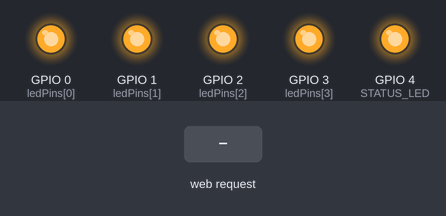
The sketch below on a simulated ESP8266 (NodeMCU). Parts: output pins drawn as LEDs (lit = HIGH). Inputs (shaded band) come from the test bench. WiFi joins after 1.5 s; servers stay silent unless stated; what the sketch prints to the serial monitor is not drawn.

Above: at 3.2 s.
3.3 s: HTTP request GET /led1 received
At 3.8 s:
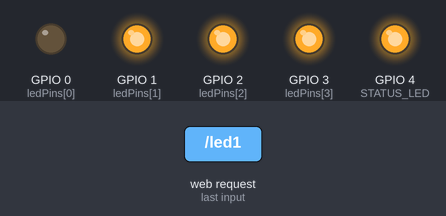
4.8 s: HTTP request GET /led2 received
At 6.0 s:
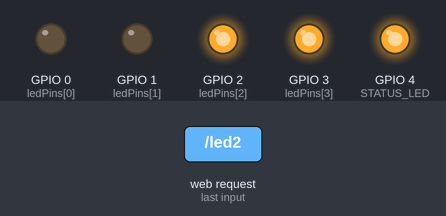
6.3 s: HTTP request GET /led3 received
At 7.2 s:
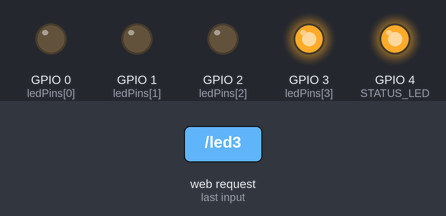
7.8 s: HTTP request GET /led4 received
At 8.4 s:
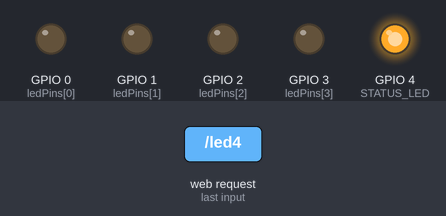
9.3 s: HTTP request GET /led1 received
At 10.5 s:
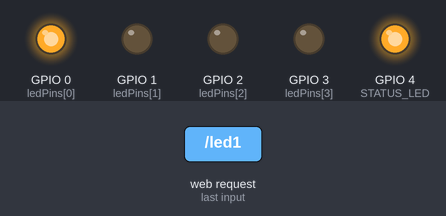
10.8 s: HTTP request GET /led2 received
At 11.9 s:
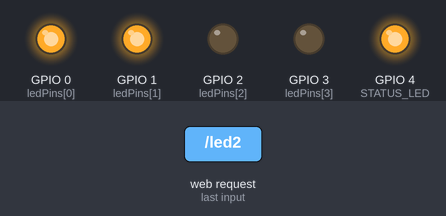
Timing chart, 0 to 13.3 s (numbered marks = the images above; inputs shaded):
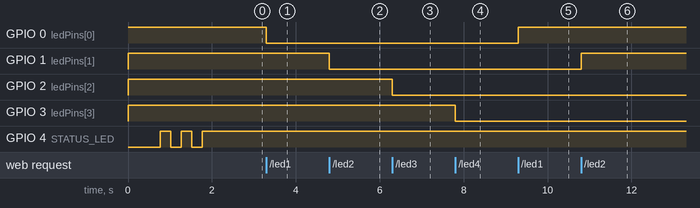

Measured:
- after the input at 3.3 s, GPIO 0 (ledPins[0]): HIGH → LOW at once
- after the input at 4.8 s, GPIO 1 (ledPins[1]): HIGH → LOW at once
- after the input at 6.3 s, GPIO 2 (ledPins[2]): HIGH → LOW at once
- after the input at 7.8 s, GPIO 3 (ledPins[3]): HIGH → LOW at once
- after the input at 9.3 s, GPIO 0 (ledPins[0]): LOW → HIGH at once
- after the input at 10.8 s, GPIO 1 (ledPins[1]): LOW → HIGH at once

The sketch:

_____esp01s_______.ino
```cpp
/*
 * ESP8266四路LED控制代码优化版
 * 修改说明：
 * 1. 修复GPIO初始化问题
 * 2. 修正LED控制逻辑（低电平有效）
 * 3. 增强GPIO使用安全提示
 * 4. 优化看门狗配置
 */

#include <ESP8266WiFi.h>
#include <ESP8266WebServer.h>
#define PLATFORM "ESP8266"

// 网络配置
#define DEFAULT_SSID "PDCN"
#define DEFAULT_PASS "Aes12345678"

ESP8266WebServer server(80);

// 硬件配置
const int ledPins[] = {0, 1, 2, 3}; // GPIO0, GPIO1(TX), GPIO2, GPIO3(RX)
const int STATUS_LED = 4;          // GPIO4
bool ledStates[] = {false, false, false, false};
unsigned long connectionStart;

// 低电平有效配置
#define ACTIVE_LOW true  // 设置为true表示低电平点亮LED

void printNetworkInfo() {
  Serial.println("\n=== 网络状态 ===");
  Serial.print("SSID: ");
  Serial.println(WiFi.SSID());
  Serial.print("IP地址: ");
  Serial.println(WiFi.localIP());
  Serial.print("信号强度: ");
  Serial.print(WiFi.RSSI());
  Serial.println(" dBm");
  Serial.println("=================");
}

const char* htmlTemplate = R"raw(
<!DOCTYPE html>
<html>
<head>
  <meta charset="UTF-8">
  <meta name="viewport" content="width=device-width, initial-scale=1">
  <style>
    .btn {margin:10px; padding:15px 30px; color:white;
          text-decoration:none; border-radius:8px; transition:0.3s;
          display:inline-block; width:200px;}
    .btn-on {background:#4CAF50;}
    .btn-off {background:#555;}
    .btn:hover {opacity:0.8;}
    .warning {color: red; font-weight: bold;}
  </style>
</head>
<body style="text-align:center;padding:20px">
<h2>%s LED控制</h2>
%s
<hr>
<p>系统运行时间: %.1f 分钟</p>
<div class="warning">
<p>GPIO使用注意事项：</p>
<ul style="text-align:left">
<li>GPIO0 - 需要上拉电阻，下载模式时不可用</li>
<li>GPIO1(TX) - 串口发送引脚，控制时可能影响日志输出</li>
<li>GPIO2 - 需要保持高电平启动</li>
<li>GPIO3(RX) - 串口接收引脚，控制时可能影响设备通信</li>
</ul>
</div>
</body></html>
)raw";

String generateContent() {
  String buttons;
  for(int i=0; i<4; i++){
    buttons += "<a href='/led" + String(i+1) + "' class='btn ";
    buttons += ledStates[i] ? "btn-on'>ON" : "btn-off'>OFF";
    buttons += " - LED" + String(i+1) + " (GPIO" + String(ledPins[i]) + ")</a>";
  }

  float uptime = millis()/60000.0;
  char buffer[1200];
  snprintf(buffer, sizeof(buffer), htmlTemplate, PLATFORM, buttons.c_str(), uptime);
  return String(buffer);
}

void handleRoot() {
  server.send(200, "text/html", generateContent());
}

void handleLED() {
  String path = server.uri();
  int ledIndex = path.charAt(4) - '1';

  if(ledIndex >=0 && ledIndex <=3){
    ledStates[ledIndex] = !ledStates[ledIndex];
    digitalWrite(ledPins[ledIndex],
                (ACTIVE_LOW ? !ledStates[ledIndex] : ledStates[ledIndex]) ? HIGH : LOW);
  }
  handleRoot();
}

void setupNetwork() {
  Serial.printf("\n[%lu] 开始网络连接...\n", millis());
  Serial.print("目标SSID: ");
  Serial.println(DEFAULT_SSID);

  WiFi.mode(WIFI_STA);
  WiFi.begin(DEFAULT_SSID, DEFAULT_PASS);

  connectionStart = millis();
  bool ledState = HIGH;

  while(WiFi.status() != WL_CONNECTED) {
    if(millis() - connectionStart > 20000){
      Serial.println("\n连接超时! 可能原因:");
      Serial.println("1. 密码错误");
      Serial.println("2. 信号强度不足");
      Serial.println("3. 2.4GHz网络不可用");
      Serial.println("4. 路由器限制连接");
      while(1) {
        digitalWrite(STATUS_LED, !digitalRead(STATUS_LED));
        delay(200);
      }
    }
    digitalWrite(STATUS_LED, ledState = !ledState);
    delay(250);
    Serial.print(".");
  }

  digitalWrite(STATUS_LED, HIGH);
  Serial.printf("\n[%lu] 连接成功!\n", millis());
  printNetworkInfo();
}

void setup() {
  // 硬件初始化
  for(int i=0; i<4; i++){
    pinMode(ledPins[i], OUTPUT);
    digitalWrite(ledPins[i], ACTIVE_LOW ? HIGH : LOW); // 初始关闭状态
  }
  pinMode(STATUS_LED, OUTPUT);

  // 串口初始化
  Serial.begin(115200);
  delay(500);
  Serial.printf("\n\n=== %s 四路LED控制系统启动 ===\n", PLATFORM);
  Serial.println("固件版本: 2.3");
  Serial.println("编译时间: " __DATE__ " " __TIME__);
  Serial.println("警告：GPIO1和GPIO3可能影响串口通信！");

  // 网络连接
  setupNetwork();

  // 服务器配置
  server.on("/", handleRoot);
  server.on("/led1", handleLED);
  server.on("/led2", handleLED);
  server.on("/led3", handleLED);
  server.on("/led4", handleLED);
  server.begin();

  Serial.printf("[%lu] HTTP服务器已启动\n", millis());

  // 看门狗配置
  ESP.wdtEnable(5000);  // 5秒看门狗
}

void loop() {
  ESP.wdtFeed();
  static unsigned long lastCheck = 0;
  if(millis() - lastCheck > 5000){
    lastCheck = millis();
    if(WiFi.status() != WL_CONNECTED){
      Serial.println("检测到网络断开，尝试重新连接...");
      ESP.restart();
    }
  }
  server.handleClient();
}
```
